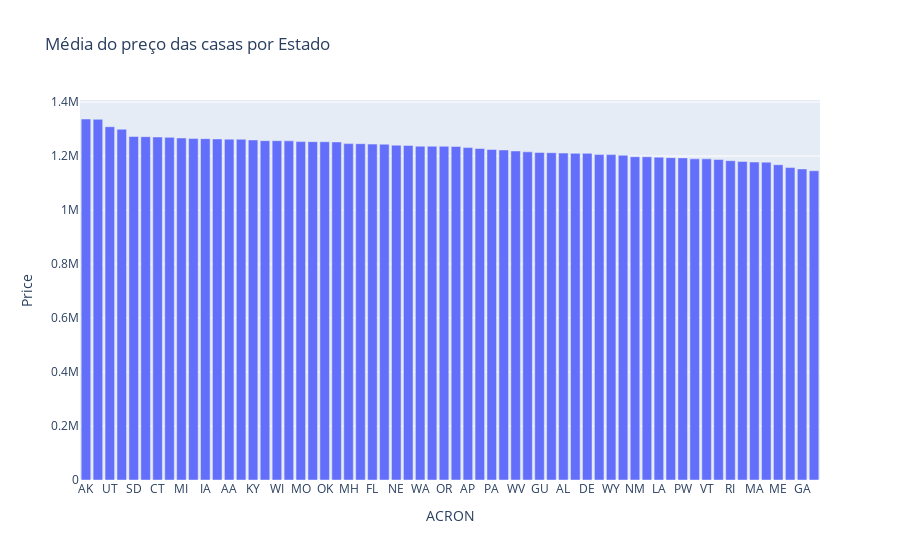

The notebook cell this image was saved under:
### Markdown cell above
Por fim, a seguir estamos criando mais um histograma com a média dos preços das casas existentes no dataset em cada um dos estados:

### Code cell
media_estados = tabela.groupby('ACRON').mean().reset_index().sort_values('Price', ascending = False)
ex.bar(media_estados, x='ACRON', y='Price', title='Média do preço das casas por Estado').show()

### Figure 1 — Plotly figure (JSON) as saved in the notebook; plotly's stock layout.template omitted (floating-point values rounded to 4 significant figures)
{"data": [{"alignmentgroup": "True", "hovertemplate": "ACRON=%{x}<br>Price=%{y}<extra></extra>", "legendgroup": "", "marker": {"color": "#636efa", "pattern": {"shape": ""}}, "name": "", "offsetgroup": "", "orientation": "v", "showlegend": false, "textposition": "auto", "type": "bar", "x": ["AK", "TX", "UT", "CO", "SD", "AZ", "CT", "VA", "MI", "MS", "IA", "AS", "AA", "NJ", "KY", "AE", "WI", "IN", "MO", "PR", "OK", "SC", "MH", "DC", "FL", "MP", "NE", "TN", "WA", "VI", "OR", "KS", "AP", "ID", "PA", "NC", "WV", "OH", "GU", "CA", "AL", "FM", "DE", "NH", "WY", "MD", "NM", "IL", "LA", "NV", "PW", "NY", "VT", "ND", "RI", "MT", "MA", "MN", "ME", "AR", "GA", "HI"], "xaxis": "x", "y": [1337000.0, 1336000.0, 1309000.0, 1299000.0, 1272000.0, 1272000.0, 1271000.0, 1269000.0, 1267000.0, 1265000.0, 1265000.0, 1264000.0, 1263000.0, 1262000.0, 1260000.0, 1257000.0, 1257000.0, 1256000.0, 1254000.0, 1253000.0, 1253000.0, 1252000.0, 1246000.0, 1246000.0, 1244000.0, 1244000.0, 1240000.0, 1239000.0, 1237000.0, 1236000.0, 1236000.0, 1236000.0, 1231000.0, 1228000.0, 1224000.0, 1223000.0, 1219000.0, 1216000.0, 1213000.0, 1212000.0, 1211000.0, 1210000.0, 1210000.0, 1206000.0, 1205000.0, 1203000.0, 1198000.0, 1197000.0, 1196000.0, 1194000.0, 1193000.0, 1190000.0, 1190000.0, 1187000.0, 1183000.0, 1180000.0, 1178000.0, 1177000.0, 1168000.0, 1157000.0, 1152000.0, 1146000.0], "yaxis": "y"}], "layout": {"barmode": "relative", "legend": {"tracegroupgap": 0}, "title": {"text": "Média do preço das casas por Estado"}, "xaxis": {"anchor": "y", "domain": [0, 1], "title": {"text": "ACRON"}}, "yaxis": {"anchor": "x", "domain": [0, 1], "title": {"text": "Price"}}}}
